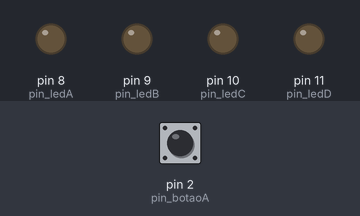
This sketch was run on a simulated Arduino Uno, built with avr-gcc and run on an emulated ATmega328P. On the bench: output pins drawn as LEDs (lit = HIGH). The test bench sets the inputs (shaded band); at power-on: pin 2 (pin_botaoA) HIGH.

Above: at 1.2 s.
1.3 s: pin 2 (pin_botaoA) pulled LOW for 0.15 s
At 1.9 s:
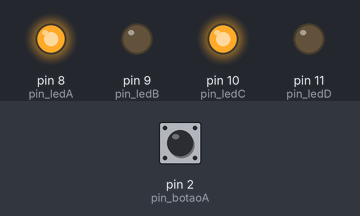
2.9 s: pin 2 (pin_botaoA) pulled LOW for 1 s
At 4.3 s:
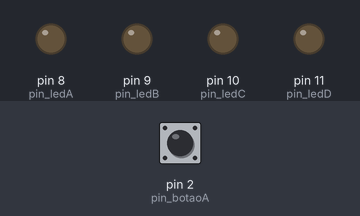
5.4 s: pin 2 (pin_botaoA) pulled LOW for 3.2 s
At 6.2 s:
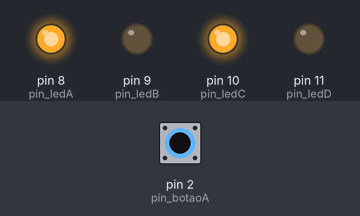
Timing chart, 0 to 8.4 s (numbered marks = the images above; inputs shaded):
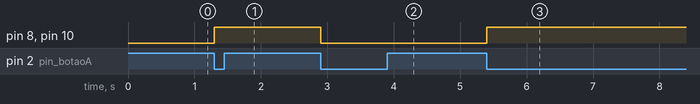

The sketch:

sketch_mar30a_copy_20260330153101.ino
```cpp
const int pin_botaoA = 2;
const int pin_botaoB = 3;
const int pin_ledA = 8;
const int pin_ledB = 9;
const int pin_ledC = 10;
const int pin_ledD = 11;
int estado_ledA = LOW;
int estado_ledB = LOW;
int estado_ledC = LOW;
int estado_ledD = LOW;
int estado_botaoA;
int estado_botaoB;
int ultimo_estado_botaoA = HIGH;
int ultimo_estado_botaoB = HIGH;
unsigned long tempo_debounceA = 0;
unsigned long tempo_debounceB = 0;
unsigned long atraso = 300;

void setup() {
  pinMode(pin_botaoA, INPUT_PULLUP);
  pinMode(pin_botaoB, INPUT_PULLUP);
  pinMode(pin_ledA, OUTPUT);
  pinMode(pin_ledB, OUTPUT);
  pinMode(pin_ledC, OUTPUT);
  pinMode(pin_ledD, OUTPUT);
  digitalWrite(pin_ledA, estado_ledA);
  digitalWrite(pin_ledB, estado_ledB);
  digitalWrite(pin_ledC, estado_ledC);
  digitalWrite(pin_ledD, estado_ledD);
}


void loop() {
  int leituraA = digitalRead(pin_botaoA);
  if (leituraA != ultimo_estado_botaoA){
    tempo_debounceA = millis();
  }
  {
    if(leituraA != estado_botaoA) {
      estado_botaoA = leituraA;
      if(estado_botaoA == LOW) {
        estado_ledA = !estado_ledA;
         estado_ledC = !estado_ledC;
      ((millis() - tempo_debounceA)  > atraso);


      }
    }
  }

  digitalWrite(pin_ledA, estado_ledA);
  digitalWrite(pin_ledC, estado_ledC);
  ultimo_estado_botaoA = leituraA;

}
```

Measured:
- after the input at 1.3 s, pin 8 (pin_ledA), pin 10 (pin_ledC): LOW → HIGH at once
- after the input at 2.9 s, pin 8 (pin_ledA), pin 10 (pin_ledC): HIGH → LOW at once
- after the input at 5.4 s, pin 8 (pin_ledA), pin 10 (pin_ledC): LOW → HIGH at once
